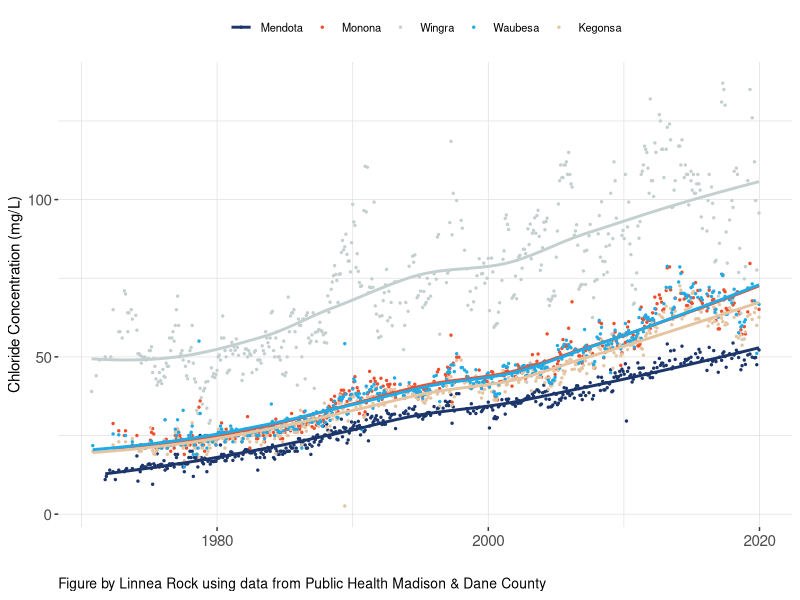
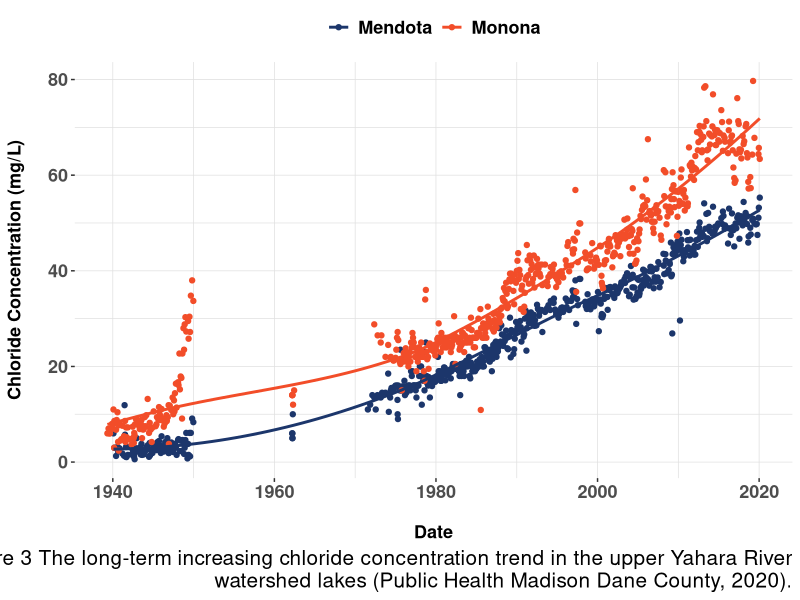
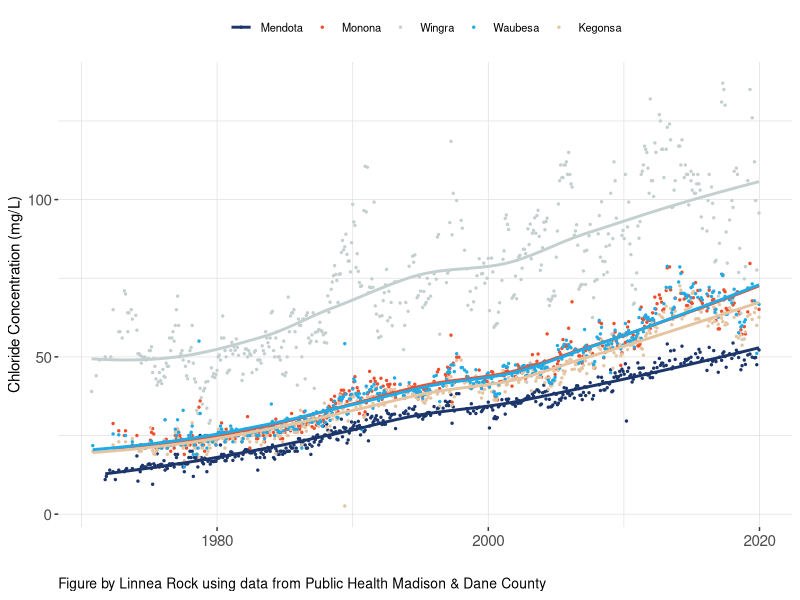
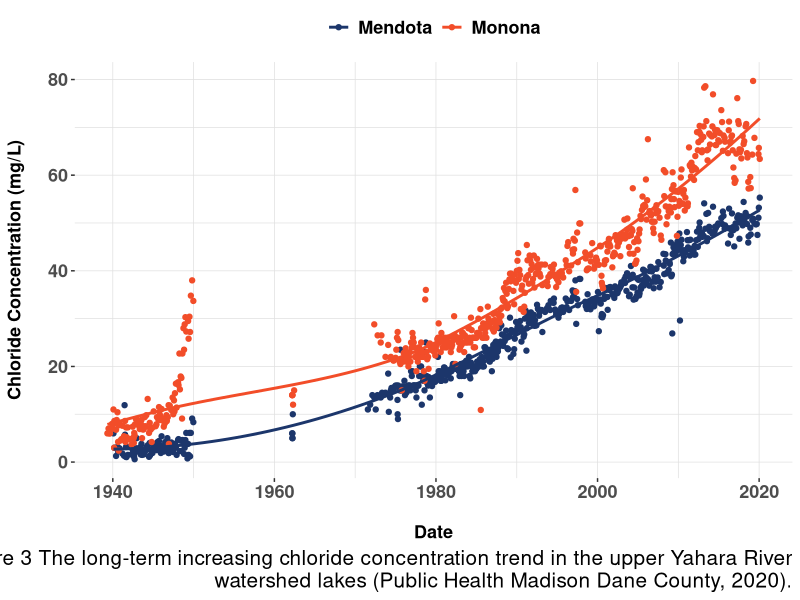

These figures' R source, in order:
library(tidyverse)
library(readxl)
library(lubridate)

#function to read in data for chloride
hist <- function(X) {
  lab <- read_xlsx("Data/PHMDC.xlsx", sheet = X) %>%
    mutate(chloride_mgL = as.numeric(chloride_mgL))
  
}

HistME <- hist("Mendota") %>%
  mutate(lakeid = "ME")
HistMO <- hist("Monona")  %>%
  mutate(lakeid = "MO")
HistMarsh <- hist("1918 Marsh")
HistDC <- hist("Dorn Creek")
HistPB <- hist("Pheasant Branch Creek")
Hist6MC <- hist("Six Mile Creek")
HistUB <- hist("U Bay Creek")
HistWI <- hist("Wingra")
HistYR <- hist("Yahara River")
















#historical data of Yahara Chain Lakes 
watershed <- read_xlsx("Data/YaharaHist.xlsx") %>%
  mutate(KA = as.numeric(KA))
  
ggplot(watershed) +
  geom_point(aes(Date, ME, color = "#1C366B"), size = .5) +
  geom_point(aes(Date, MO, color = "#F24D29"), size = .5) +
  geom_point(aes(Date, WI, color = "#C4CFD0"), size = .5) +
  geom_point(aes(Date, KA, color = "#E5C4A1"), size = .5) +
  geom_point(aes(Date, WA, color = "#1DACE8"), size = .5) +
  geom_smooth(aes(Date, ME, color = "#1C366B"), size = 1, se = FALSE) +
  geom_smooth(aes(Date, MO), color = "#F24D29", size = 1, se = FALSE) +
  geom_smooth(aes(Date, WI), color = "#C4CFD0", size = 1, se = FALSE) +
  geom_smooth(aes(Date, KA), color = "#E5C4A1", size = 1, se = FALSE) +
  geom_smooth(aes(Date, WA), color = "#1DACE8", size = 1, se = FALSE) +
  labs(y = "Chloride Concentration (mg/L)",
       x = "", # you don't really need to say date
       # caption = paste(strwrap("Figure 3 The long-term increasing chloride concentration trend in the Yahara River watershed lakes (Public Health Madison Dane County, 2020)."), collapse = "\n")) +
      # caption = "Figure 3 The long-term increasing chloride concentration trend in the Yahara River 
       #watershed lakes (Public Health Madison Dane County, 2020).") +
  caption = "Figure by Linnea Rock using data from Public Health Madison & Dane County")+
  theme(legend.title = element_blank(),
        legend.position = "top",
        axis.text = element_text(size =11),
        axis.title = element_text(size = 11),
        panel.background = element_rect(fill = "white", colour = "white",
                                        size = 2, linetype = "solid"),
        panel.grid.major = element_line(size = 0.25, linetype = 'solid',
                                        colour = "gray88"), 
        panel.grid.minor = element_line(size = 0.25, linetype = 'solid',
                                        colour = "gray88"),
        legend.text = element_text(size = 8),  
        plot.caption = element_text(hjust = 0, size = 10)) +
  scale_color_identity(guide = "legend",
                       breaks = c("#1C366B", "#F24D29", "#C4CFD0", "#1DACE8", "#E5C4A1"),
                       labels = c("Mendota", "Monona", "Wingra", "Waubesa", "Kegonsa"))

ggsave("historicalyahara.png", height = 4, width = 6)
  



 #figure of Mendota/Monona historical data
data = rbind(HistME, HistMO)

ggplot(data, aes(date, chloride_mgL)) +
  geom_point(aes(color = lakeid)) +
  geom_smooth(aes(group = lakeid, color = lakeid), se = FALSE) +
  labs(y = "Chloride Concentration (mg/L)\n",
       x = "\nDate",
       caption = paste(strwrap("Figure 3 The long-term increasing chloride concentration trend in the upper Yahara River watershed lakes (Public Health Madison Dane County, 2020)."), collapse = "\n")) +
  theme(legend.title = element_blank(),
        legend.position = "top",
        axis.text = element_text(size =13, face = "bold"),
        axis.title = element_text(size = 13, face = "bold"),
        panel.background = element_rect(fill = "white", colour = "white",
                                        size = 2, linetype = "solid"),
        panel.grid.major = element_line(size = 0.25, linetype = 'solid',
                                        colour = "gray88"), 
        panel.grid.minor = element_line(size = 0.25, linetype = 'solid',
                                        colour = "gray88"),
        legend.text = element_text(size =13, face = "bold"),
        plot.caption = element_text(size = 15),
        plot.caption.position = "plot") +
  scale_color_manual(labels = c("Mendota", "Monona"),
                     values = c("#1C366B", "#F24D29"))
ggsave("longterm.png", height =10, width = 11)
